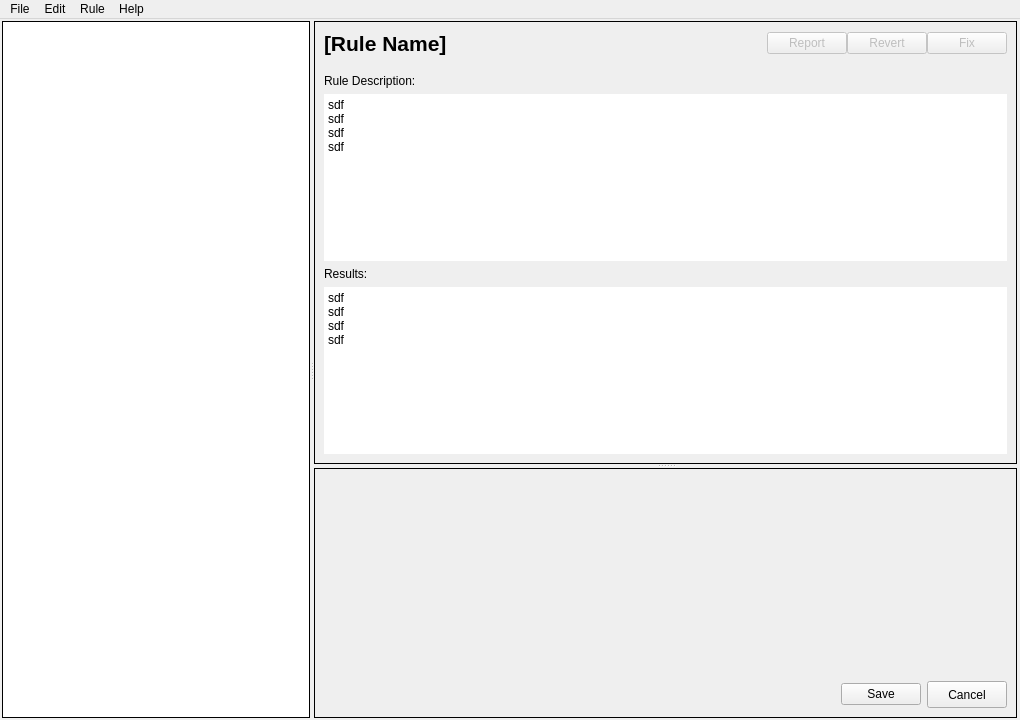
<?xml version="1.0" encoding="UTF-8"?>
<ui version="4.0">
 <class>MainWindow</class>
 <widget class="QMainWindow" name="MainWindow">
  <property name="geometry">
   <rect>
    <x>0</x>
    <y>0</y>
    <width>1020</width>
    <height>720</height>
   </rect>
  </property>
  <property name="windowTitle">
   <string>DYLAN</string>
  </property>
  <property name="autoFillBackground">
   <bool>false</bool>
  </property>
  <widget class="QWidget" name="centralwidget">
   <property name="sizePolicy">
    <sizepolicy hsizetype="Expanding" vsizetype="Expanding">
     <horstretch>0</horstretch>
     <verstretch>0</verstretch>
    </sizepolicy>
   </property>
   <property name="autoFillBackground">
    <bool>true</bool>
   </property>
   <property name="styleSheet">
    <string notr="true"/>
   </property>
   <layout class="QGridLayout" name="gridLayout">
    <property name="sizeConstraint">
     <enum>QLayout::SetMaximumSize</enum>
    </property>
    <property name="leftMargin">
     <number>2</number>
    </property>
    <property name="topMargin">
     <number>2</number>
    </property>
    <property name="rightMargin">
     <number>3</number>
    </property>
    <property name="bottomMargin">
     <number>2</number>
    </property>
    <property name="spacing">
     <number>1</number>
    </property>
    <item row="0" column="0">
     <widget class="QSplitter" name="splitter">
      <property name="sizePolicy">
       <sizepolicy hsizetype="Expanding" vsizetype="Expanding">
        <horstretch>0</horstretch>
        <verstretch>0</verstretch>
       </sizepolicy>
      </property>
      <property name="frameShape">
       <enum>QFrame::NoFrame</enum>
      </property>
      <property name="frameShadow">
       <enum>QFrame::Raised</enum>
      </property>
      <property name="orientation">
       <enum>Qt::Horizontal</enum>
      </property>
      <property name="childrenCollapsible">
       <bool>true</bool>
      </property>
      <widget class="QListWidget" name="rule_list_widget">
       <property name="minimumSize">
        <size>
         <width>250</width>
         <height>0</height>
        </size>
       </property>
       <property name="maximumSize">
        <size>
         <width>16777215</width>
         <height>16777215</height>
        </size>
       </property>
       <property name="frameShape">
        <enum>QFrame::Box</enum>
       </property>
       <property name="frameShadow">
        <enum>QFrame::Plain</enum>
       </property>
       <property name="dragEnabled">
        <bool>false</bool>
       </property>
       <property name="alternatingRowColors">
        <bool>true</bool>
       </property>
       <property name="selectionMode">
        <enum>QAbstractItemView::SingleSelection</enum>
       </property>
       <property name="layoutMode">
        <enum>QListView::SinglePass</enum>
       </property>
       <property name="viewMode">
        <enum>QListView::ListMode</enum>
       </property>
       <property name="selectionRectVisible">
        <bool>true</bool>
       </property>
      </widget>
      <widget class="QFrame" name="frame_rule_details">
       <property name="sizePolicy">
        <sizepolicy hsizetype="Expanding" vsizetype="Expanding">
         <horstretch>0</horstretch>
         <verstretch>0</verstretch>
        </sizepolicy>
       </property>
       <property name="minimumSize">
        <size>
         <width>0</width>
         <height>0</height>
        </size>
       </property>
       <property name="frameShape">
        <enum>QFrame::NoFrame</enum>
       </property>
       <property name="frameShadow">
        <enum>QFrame::Raised</enum>
       </property>
       <layout class="QVBoxLayout" name="verticalLayout_3">
        <property name="spacing">
         <number>0</number>
        </property>
        <property name="sizeConstraint">
         <enum>QLayout::SetMaximumSize</enum>
        </property>
        <property name="margin">
         <number>0</number>
        </property>
        <item>
         <widget class="QSplitter" name="splitter_right_side">
          <property name="frameShape">
           <enum>QFrame::NoFrame</enum>
          </property>
          <property name="frameShadow">
           <enum>QFrame::Plain</enum>
          </property>
          <property name="orientation">
           <enum>Qt::Vertical</enum>
          </property>
          <property name="opaqueResize">
           <bool>true</bool>
          </property>
          <widget class="QFrame" name="rule_info">
           <property name="sizePolicy">
            <sizepolicy hsizetype="Expanding" vsizetype="Preferred">
             <horstretch>0</horstretch>
             <verstretch>0</verstretch>
            </sizepolicy>
           </property>
           <property name="minimumSize">
            <size>
             <width>0</width>
             <height>250</height>
            </size>
           </property>
           <property name="frameShape">
            <enum>QFrame::Box</enum>
           </property>
           <property name="frameShadow">
            <enum>QFrame::Plain</enum>
           </property>
           <layout class="QVBoxLayout" name="verticalLayout">
            <property name="spacing">
             <number>0</number>
            </property>
            <property name="sizeConstraint">
             <enum>QLayout::SetMaximumSize</enum>
            </property>
            <property name="margin">
             <number>0</number>
            </property>
            <item>
             <widget class="QFrame" name="rule_action_frame">
              <property name="sizePolicy">
               <sizepolicy hsizetype="Expanding" vsizetype="Preferred">
                <horstretch>0</horstretch>
                <verstretch>0</verstretch>
               </sizepolicy>
              </property>
              <property name="layoutDirection">
               <enum>Qt::LeftToRight</enum>
              </property>
              <property name="frameShape">
               <enum>QFrame::NoFrame</enum>
              </property>
              <property name="frameShadow">
               <enum>QFrame::Sunken</enum>
              </property>
              <layout class="QHBoxLayout" name="horizontalLayout_3">
               <property name="spacing">
                <number>0</number>
               </property>
               <property name="sizeConstraint">
                <enum>QLayout::SetDefaultConstraint</enum>
               </property>
               <item>
                <widget class="QLabel" name="rule_name_label">
                 <property name="text">
                  <string>&lt;!DOCTYPE HTML PUBLIC &quot;-//W3C//DTD HTML 4.0//EN&quot; &quot;http://www.w3.org/TR/REC-html40/strict.dtd&quot;&gt;
&lt;html&gt;&lt;head&gt;&lt;meta name=&quot;qrichtext&quot; content=&quot;1&quot; /&gt;&lt;style type=&quot;text/css&quot;&gt;
p, li { white-space: pre-wrap; }
&lt;/style&gt;&lt;/head&gt;&lt;body style=&quot; font-family:'Sans'; font-size:12pt; font-weight:400; font-style:normal;&quot;&gt;
&lt;p style=&quot; margin-top:0px; margin-bottom:0px; margin-left:0px; margin-right:0px; -qt-block-indent:0; text-indent:0px;&quot;&gt;&lt;span style=&quot; font-size:16pt; font-weight:600;&quot;&gt;[Rule Name]&lt;/span&gt;&lt;/p&gt;&lt;/body&gt;&lt;/html&gt;</string>
                 </property>
                </widget>
               </item>
               <item>
                <spacer name="rule_action_frame_spacer">
                 <property name="orientation">
                  <enum>Qt::Horizontal</enum>
                 </property>
                 <property name="sizeType">
                  <enum>QSizePolicy::Expanding</enum>
                 </property>
                 <property name="sizeHint" stdset="0">
                  <size>
                   <width>200</width>
                   <height>20</height>
                  </size>
                 </property>
                </spacer>
               </item>
               <item>
                <widget class="QPushButton" name="report_button">
                 <property name="enabled">
                  <bool>false</bool>
                 </property>
                 <property name="sizePolicy">
                  <sizepolicy hsizetype="Fixed" vsizetype="Fixed">
                   <horstretch>0</horstretch>
                   <verstretch>0</verstretch>
                  </sizepolicy>
                 </property>
                 <property name="text">
                  <string>Report</string>
                 </property>
                 <property name="flat">
                  <bool>false</bool>
                 </property>
                </widget>
               </item>
               <item>
                <widget class="QPushButton" name="revert_button">
                 <property name="enabled">
                  <bool>false</bool>
                 </property>
                 <property name="sizePolicy">
                  <sizepolicy hsizetype="Fixed" vsizetype="Fixed">
                   <horstretch>0</horstretch>
                   <verstretch>0</verstretch>
                  </sizepolicy>
                 </property>
                 <property name="text">
                  <string>Revert</string>
                 </property>
                </widget>
               </item>
               <item>
                <widget class="QPushButton" name="fix_button">
                 <property name="enabled">
                  <bool>false</bool>
                 </property>
                 <property name="sizePolicy">
                  <sizepolicy hsizetype="Fixed" vsizetype="Fixed">
                   <horstretch>0</horstretch>
                   <verstretch>0</verstretch>
                  </sizepolicy>
                 </property>
                 <property name="text">
                  <string>Fix</string>
                 </property>
                </widget>
               </item>
              </layout>
             </widget>
            </item>
            <item>
             <widget class="QScrollArea" name="rule_desc_res_scrollarea">
              <property name="frameShape">
               <enum>QFrame::NoFrame</enum>
              </property>
              <property name="widgetResizable">
               <bool>true</bool>
              </property>
              <property name="alignment">
               <set>Qt::AlignLeading|Qt::AlignLeft|Qt::AlignTop</set>
              </property>
              <widget class="QWidget" name="rule_desc_scrollAreaWidgetContents">
               <property name="geometry">
                <rect>
                 <x>0</x>
                 <y>0</y>
                 <width>696</width>
                 <height>404</height>
                </rect>
               </property>
               <layout class="QVBoxLayout" name="verticalLayout_2">
                <item>
                 <widget class="QLabel" name="rule_desc_label">
                  <property name="text">
                   <string>Rule Description:</string>
                  </property>
                  <property name="alignment">
                   <set>Qt::AlignLeading|Qt::AlignLeft|Qt::AlignTop</set>
                  </property>
                 </widget>
                </item>
                <item>
                 <widget class="QPlainTextEdit" name="rule_instructions_text">
                  <property name="sizePolicy">
                   <sizepolicy hsizetype="Expanding" vsizetype="Expanding">
                    <horstretch>0</horstretch>
                    <verstretch>0</verstretch>
                   </sizepolicy>
                  </property>
                  <property name="minimumSize">
                   <size>
                    <width>0</width>
                    <height>100</height>
                   </size>
                  </property>
                  <property name="frameShape">
                   <enum>QFrame::NoFrame</enum>
                  </property>
                  <property name="frameShadow">
                   <enum>QFrame::Plain</enum>
                  </property>
                  <property name="lineWidth">
                   <number>0</number>
                  </property>
                  <property name="verticalScrollBarPolicy">
                   <enum>Qt::ScrollBarAsNeeded</enum>
                  </property>
                  <property name="plainText">
                   <string>sdf
sdf
sdf
sdf</string>
                  </property>
                  <property name="textInteractionFlags">
                   <set>Qt::TextSelectableByKeyboard|Qt::TextSelectableByMouse</set>
                  </property>
                 </widget>
                </item>
                <item>
                 <widget class="QLabel" name="rule_results_label">
                  <property name="text">
                   <string>Results:</string>
                  </property>
                  <property name="alignment">
                   <set>Qt::AlignLeading|Qt::AlignLeft|Qt::AlignTop</set>
                  </property>
                 </widget>
                </item>
                <item>
                 <widget class="QPlainTextEdit" name="rule_results_text">
                  <property name="sizePolicy">
                   <sizepolicy hsizetype="Expanding" vsizetype="Expanding">
                    <horstretch>0</horstretch>
                    <verstretch>0</verstretch>
                   </sizepolicy>
                  </property>
                  <property name="minimumSize">
                   <size>
                    <width>0</width>
                    <height>100</height>
                   </size>
                  </property>
                  <property name="frameShape">
                   <enum>QFrame::NoFrame</enum>
                  </property>
                  <property name="verticalScrollBarPolicy">
                   <enum>Qt::ScrollBarAsNeeded</enum>
                  </property>
                  <property name="plainText">
                   <string>sdf
sdf
sdf
sdf</string>
                  </property>
                  <property name="textInteractionFlags">
                   <set>Qt::TextSelectableByKeyboard|Qt::TextSelectableByMouse</set>
                  </property>
                 </widget>
                </item>
               </layout>
              </widget>
             </widget>
            </item>
           </layout>
          </widget>
          <widget class="QFrame" name="outer_conf_item_frame">
           <property name="sizePolicy">
            <sizepolicy hsizetype="Expanding" vsizetype="Expanding">
             <horstretch>0</horstretch>
             <verstretch>0</verstretch>
            </sizepolicy>
           </property>
           <property name="minimumSize">
            <size>
             <width>0</width>
             <height>250</height>
            </size>
           </property>
           <property name="frameShape">
            <enum>QFrame::Box</enum>
           </property>
           <property name="frameShadow">
            <enum>QFrame::Plain</enum>
           </property>
           <layout class="QVBoxLayout" name="verticalLayout_8">
            <property name="spacing">
             <number>0</number>
            </property>
            <property name="sizeConstraint">
             <enum>QLayout::SetMaximumSize</enum>
            </property>
            <property name="margin">
             <number>0</number>
            </property>
            <item>
             <widget class="QScrollArea" name="conf_items_scroll_area">
              <property name="sizePolicy">
               <sizepolicy hsizetype="Expanding" vsizetype="Expanding">
                <horstretch>0</horstretch>
                <verstretch>0</verstretch>
               </sizepolicy>
              </property>
              <property name="frameShape">
               <enum>QFrame::NoFrame</enum>
              </property>
              <property name="widgetResizable">
               <bool>true</bool>
              </property>
              <widget class="QWidget" name="configitem_scrollarea">
               <property name="geometry">
                <rect>
                 <x>0</x>
                 <y>0</y>
                 <width>696</width>
                 <height>203</height>
                </rect>
               </property>
              </widget>
             </widget>
            </item>
            <item>
             <widget class="QFrame" name="save_cancel_frame">
              <property name="sizePolicy">
               <sizepolicy hsizetype="Expanding" vsizetype="Preferred">
                <horstretch>0</horstretch>
                <verstretch>0</verstretch>
               </sizepolicy>
              </property>
              <property name="minimumSize">
               <size>
                <width>0</width>
                <height>45</height>
               </size>
              </property>
              <property name="frameShape">
               <enum>QFrame::NoFrame</enum>
              </property>
              <property name="frameShadow">
               <enum>QFrame::Raised</enum>
              </property>
              <layout class="QHBoxLayout" name="horizontalLayout_6">
               <item>
                <spacer name="save_cancel_spacer">
                 <property name="orientation">
                  <enum>Qt::Horizontal</enum>
                 </property>
                 <property name="sizeHint" stdset="0">
                  <size>
                   <width>40</width>
                   <height>20</height>
                  </size>
                 </property>
                </spacer>
               </item>
               <item>
                <widget class="QPushButton" name="save_button">
                 <property name="sizePolicy">
                  <sizepolicy hsizetype="Fixed" vsizetype="Fixed">
                   <horstretch>0</horstretch>
                   <verstretch>0</verstretch>
                  </sizepolicy>
                 </property>
                 <property name="text">
                  <string>Save</string>
                 </property>
                </widget>
               </item>
               <item>
                <widget class="QPushButton" name="cancel_button">
                 <property name="sizePolicy">
                  <sizepolicy hsizetype="Fixed" vsizetype="Preferred">
                   <horstretch>1</horstretch>
                   <verstretch>0</verstretch>
                  </sizepolicy>
                 </property>
                 <property name="text">
                  <string>Cancel</string>
                 </property>
                </widget>
               </item>
              </layout>
             </widget>
            </item>
           </layout>
          </widget>
         </widget>
        </item>
       </layout>
      </widget>
     </widget>
    </item>
   </layout>
  </widget>
  <widget class="QMenuBar" name="menubar">
   <property name="geometry">
    <rect>
     <x>0</x>
     <y>0</y>
     <width>1020</width>
     <height>23</height>
    </rect>
   </property>
   <widget class="QMenu" name="menuFile">
    <property name="title">
     <string>File</string>
    </property>
    <addaction name="actionLog"/>
    <addaction name="separator"/>
    <addaction name="actionQuit"/>
   </widget>
   <widget class="QMenu" name="menuEdit">
    <property name="title">
     <string>Edit</string>
    </property>
   </widget>
   <widget class="QMenu" name="menuRule">
    <property name="title">
     <string>Rule</string>
    </property>
    <addaction name="actionRunAllFix"/>
    <addaction name="actionReportAll"/>
    <addaction name="actionRevertAll"/>
   </widget>
   <widget class="QMenu" name="menuHelp">
    <property name="title">
     <string>Help</string>
    </property>
    <addaction name="actionAbout"/>
   </widget>
   <addaction name="menuFile"/>
   <addaction name="menuEdit"/>
   <addaction name="menuRule"/>
   <addaction name="menuHelp"/>
  </widget>
  <action name="actionOpen">
   <property name="text">
    <string>Open</string>
   </property>
  </action>
  <action name="actionLog">
   <property name="text">
    <string>Log</string>
   </property>
  </action>
  <action name="actionQuit">
   <property name="text">
    <string>Quit</string>
   </property>
   <property name="menuRole">
    <enum>QAction::QuitRole</enum>
   </property>
  </action>
  <action name="actionAbout">
   <property name="text">
    <string>About</string>
   </property>
  </action>
  <action name="actionRunAllFix">
   <property name="text">
    <string>Fix All</string>
   </property>
  </action>
  <action name="actionReportAll">
   <property name="text">
    <string>Report All</string>
   </property>
  </action>
  <action name="actionRevertAll">
   <property name="text">
    <string>Revert All</string>
   </property>
  </action>
  <action name="actionEdit_Selected">
   <property name="text">
    <string>Edit Selected</string>
   </property>
  </action>
 </widget>
 <resources>
  <include location="icons.res"/>
 </resources>
 <connections/>
</ui>
